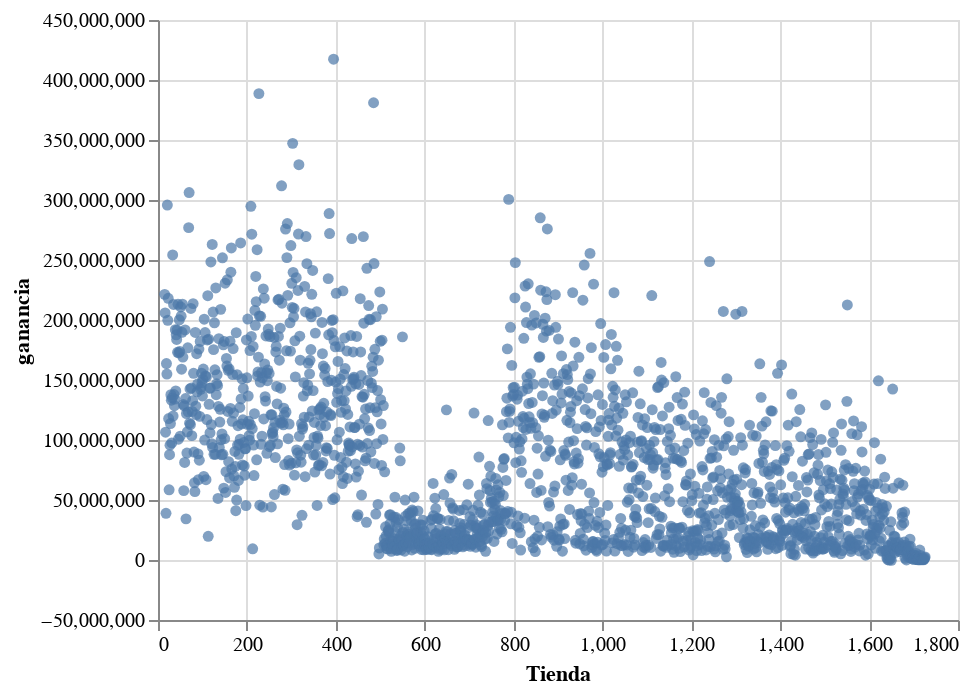

Source (notebook cell):
### Code cell
#Creación de un histograma con Altair.
ganancia_=alt.Chart(data_venta).mark_circle().encode(
    x='Tienda',
    y='ganancia'
)

ganancia_

### Figure 1 — Vega-Lite specification as saved in the notebook (floating-point values rounded to 4 significant figures; data arrays with more than 128 entries replaced by an {"elided": "..."} marker saying what was removed)
{"config": {"view": {"continuousWidth": 400, "continuousHeight": 300}}, "data": {"name": "data-0f336fc983ff9dfc8ded6c811aab3ec3"}, "mark": "circle", "encoding": {"x": {"field": "Tienda", "type": "quantitative"}, "y": {"field": "ganancia", "type": "quantitative"}}, "$schema": "https://vega.github.io/schema/vega-lite/v4.17.0.json", "datasets": {"data-0f336fc983ff9dfc8ded6c811aab3ec3": {"elided": "1712 records"}}}
